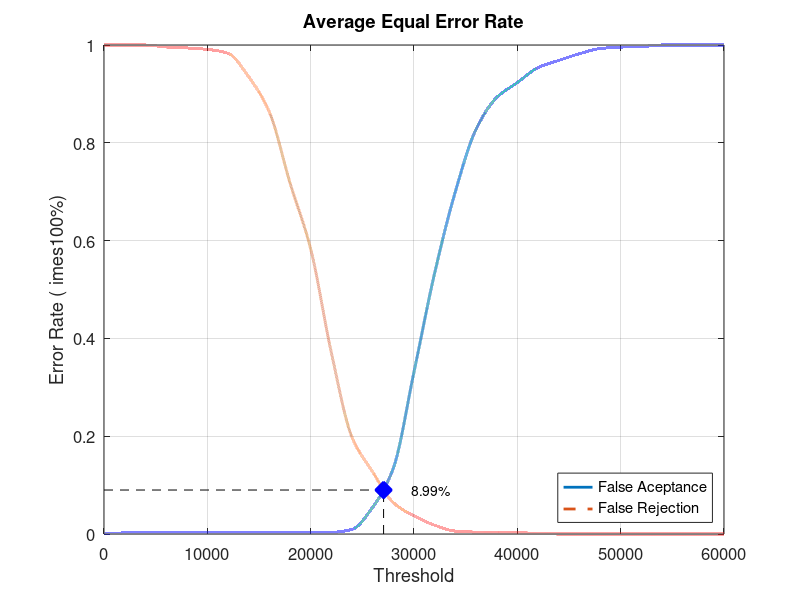
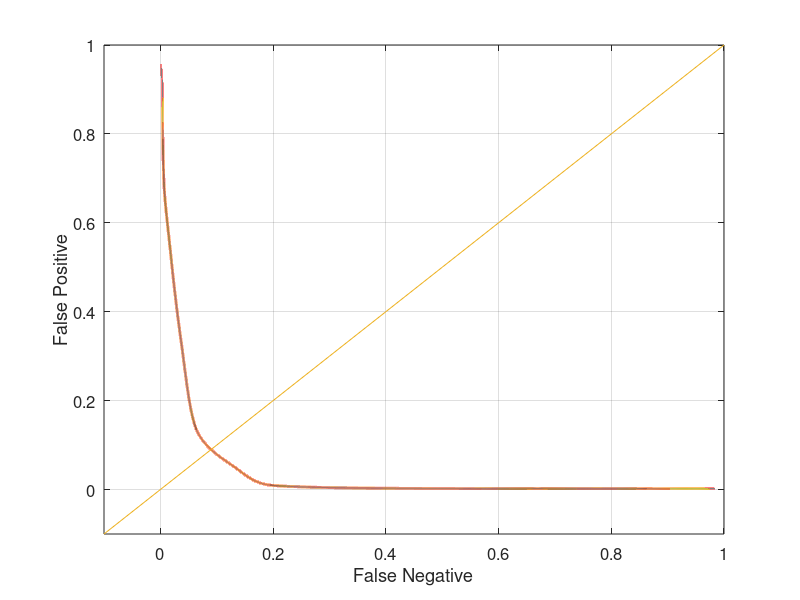

These figures' MATLAB source, in order:
close all;
clear;
clc;
x = 0:2000:60000;
xq = 0:0.5:60000;

y0 = [0 0.00210526 0.00210526 0.00210526 0.00210526 0.00210526 0.00210526 0.00210526 0.00210526 0.00210526 0.00210526 0.0031579 0.00947368 0.0547368 0.134737 0.331579 0.533684 0.7 0.827368 0.892632 0.923158 0.953684 0.968421 0.982105 0.992632 0.995789 0.996842 1 1 1 1]
yy0 = interp1(x, y0, xq, 'pchip');
y1 = [1 1 1 0.996 0.994 0.991 0.983 0.935 0.863 0.718 0.583 0.371 0.198 0.127 0.064 0.037 0.018 0.006 0.004 0.004 0.003 0.001 0 0 0 0 0 0 0 0 0]
yy1 = interp1(x, y1, xq, 'pchip');

% Calculating EER: 
y2 = abs(y0 - y1);
find(y2 == min(y2))
yy2 = abs(yy0 - yy1);
xEER = find(yy2 == min(yy2));
xEERIndex = xq(xEER) % X-axis EER
yEER = yy0(xEER) % Y-axis EER

main = figure
plot(xq, yy0,'-','LineWidth', 2);	hold on
plot(xq, yy1,'--','LineWidth', 2);	hold on
plot([xEERIndex xEERIndex], [0 yEER], 'k--');	hold on
plot([0 xEERIndex], [yEER yEER], 'k--');	hold on
plot(xEERIndex, yEER, 'bx', 'LineWidth', 10);	hold on
text(xEERIndex + 10 * xEERIndex / 100, yEER, [num2str(round((10000 * yEER)) / 100) '%'])
legend('False Aceptance', 'False Rejection', 'Location', 'SouthEast')
xlabel('Threshold')
ylabel('Error Rate (	imes100%)')
title('Average Equal Error Rate')
set(gca, 'FontSize', 12)
axis([0 60000 0 1])
grid on

print(main, 'Database2AverageMain', '-dpng');
FNRxFPR = figure('Color', [1 1 1]);
plot(yy1, yy0, '-', yy1, yy0, 'LineWidth', 2);
hold on
y = -0.1:0.1:1
plot(y, y); 
set(gca, 'FontSize', 12)
xlabel('False Negative')
ylabel('False Positive')
axis([-0.1 1 -0.1 1])
set(gca, 'FontSize', 12)
grid on

print(FNRxFPR, 'Database2AverageFNRxFPR','-dpng');
